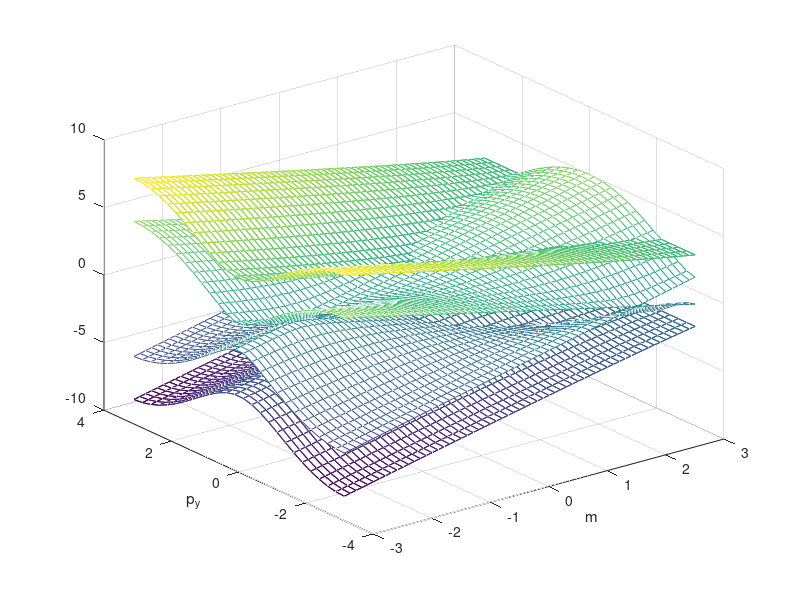
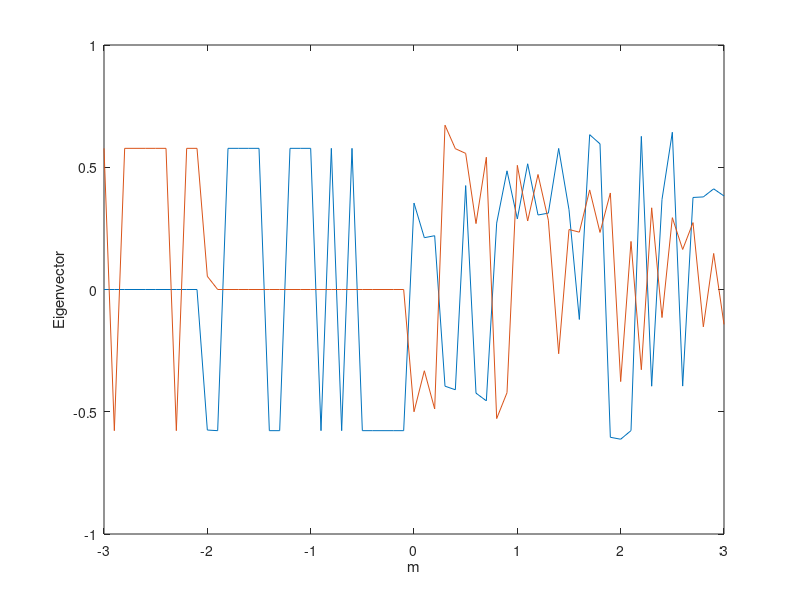

Write the MATLAB code that produced these figures, in order.
clear all;
% This File has two purposes. Therefore, it plots two different graphs.
% Explanations of the two purposes is provided in the end of this
% file.
PY = [-pi:0.25:pi];
M = [-3:0.1:3];
sigma1 = [0,1;1,0];
sigma2 = [0,-1i;1i,0];
sigma3 = [1,0;0,-1];
A = 1i*sigma2 - sigma3;
C = -1i * sigma2 - sigma3;
TheTransferM = zeros(6);
i = 0;
for m = M
    i = i+1; % i for m
    j = 0;
    for py = PY
        j = j+1; % j for py

        B = 2*sin(py)*sigma1 - 2*cos(py)* sigma3 + (2-m)*sigma3;
        TheTransferM(1:2,1:2) = B;
        TheTransferM(1:2,3:4) = C;
        TheTransferM(1:2,5:6) = A;
        for k = 2:2
            B = 2*sin(py)*sigma1 - 2*cos(py)* sigma3 + (2-m)*sigma3;
            TheTransferM(2*k-1:2*k,2*(k-1)-1:2*(k-1)) = A;
            TheTransferM(2*k-1:2*k,2*(k  )-1:2*(k  )) = B;
            TheTransferM(2*k-1:2*k,2*(k+1)-1:2*(k+1)) = C;
        end
        TheTransferM(5:6,1:2) = C;
        TheTransferM(5:6,3:4) = A;
        TheTransferM(5:6,5:6) = B;
        [~,Eigenvalue]=eig(TheTransferM);
        D1(i,j) = Eigenvalue(1,1);
        D2(i,j) = Eigenvalue(2,2);
        D3(i,j) = Eigenvalue(3,3);
        D4(i,j) = Eigenvalue(4,4);
        D5(i,j) = Eigenvalue(5,5);
        D6(i,j) = Eigenvalue(6,6);
    end
    for py = 0
        B = 2*sin(py)*sigma1 - 2*cos(py)* sigma3 + (2-m)*sigma3;
        TheTransferM(1:2,1:2) = B;
        TheTransferM(1:2,3:4) = C;
        TheTransferM(1:2,5:6) = A;
        for k = 2:2
            B = 2*sin(py)*sigma1 - 2*cos(py)* sigma3 + (2-m)*sigma3;
            TheTransferM(2*k-1:2*k,2*(k-1)-1:2*(k-1)) = A;
            TheTransferM(2*k-1:2*k,2*(k  )-1:2*(k  )) = B;
            TheTransferM(2*k-1:2*k,2*(k+1)-1:2*(k+1)) = C;
        end
        TheTransferM(5:6,1:2) = C;
        TheTransferM(5:6,3:4) = A;
        TheTransferM(5:6,5:6) = B;
        [Eigenvector,Eigenvalue]=eig(TheTransferM);
        D_mIs0_3(i) = Eigenvalue(3,3);
        D_mIs0_4(i) = Eigenvalue(4,4);
        V_mIs0_3(i) = Eigenvector(1,3);
        V_mIs0_4(i) = Eigenvector(1,4);
    end
end
% Display the whole Energy spectrum in (m,py)
[mesh_M,mesh_Y] = meshgrid(M,PY);
figure;
mesh(mesh_M,mesh_Y,D1');
hold on;
mesh(mesh_M,mesh_Y,D2');
hold on;
mesh(mesh_M,mesh_Y,D3');
hold on;
mesh(mesh_M,mesh_Y,D4');
hold on;
mesh(mesh_M,mesh_Y,D5');
hold on;
mesh(mesh_M,mesh_Y,D6');
xlabel('m');
ylabel('p_y');
hold off;

% Plot the Eigenvector when py=0
% Confirms, that the 1st component of the 3rd and the 4th Eigenvector
% is actually a ocilliatory value (change quickly w.r.t m).
% Note: It is found that the 3rd and 4th eigenvalue represent the
% spectrum that will cross at point (py=0,m=-2).
figure;
plot(M,V_mIs0_3);
hold on;
plot(M,V_mIs0_4);
xlabel('m');
ylabel('Eigenvector');
hold off;
